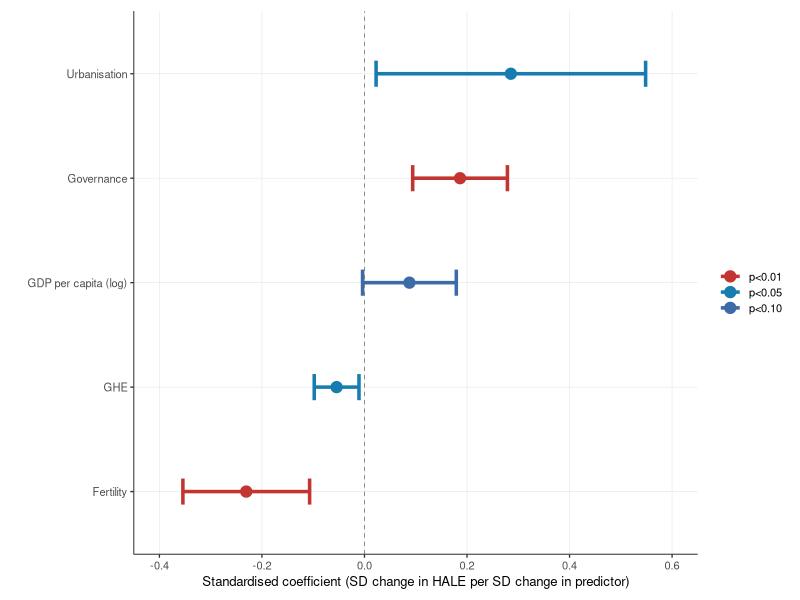

Source code (R):
#!/usr/bin/env Rscript
# Figure 3 v2 —— 去顶部/右侧边框(保留底/左轴线)
# 只重绘 horse race(p5 逻辑),不重跑 14_unified_figures.R 其他图
suppressMessages({library(data.table); library(ggplot2)})
set.seed(49)

PAL_SIG <- c("p<0.01"="#C23531", "p<0.05"="#177CB0", "p<0.10"="#3D6BA8")

theme_fig3 <- theme_bw(base_size=10) +
  theme(
    panel.grid.minor = element_blank(),
    panel.grid.major = element_line(linewidth=0.2, color="grey90"),
    legend.key.size = unit(0.4, "cm"),
    legend.key.width = unit(0.6, "cm"),
    plot.title = element_text(face="bold", size=11),
    plot.subtitle = element_text(size=8.5, color="grey40"),
    axis.title = element_text(size=9.5),
    axis.text = element_text(size=8),
    legend.text = element_text(size=8),
    legend.title = element_text(size=8.5),
    plot.margin = margin(8,8,8,8),
    panel.border = element_blank(),               # 去矩形边框(顶/右侧随之消失)
    axis.line = element_line(color="grey30", linewidth=0.4)  # 保留底/左轴线
  )

horse <- fread("results/tables/C4_horse_race_main.csv")
# 标签统一(英式拼写 + log 标注)——先重命名值再设因子顺序
horse[, Variable := fcase(
  Variable == "Urbanization", "Urbanisation",
  Variable == "GDP per capita", "GDP per capita (log)",
  default = Variable)]
horse[, Variable := factor(Variable, levels=c("Fertility","GHE","GDP per capita (log)","Governance","Urbanisation"))]
horse[, sig := ifelse(P<0.01,"p<0.01",ifelse(P<0.05,"p<0.05",ifelse(P<0.10,"p<0.10","n.s.")))]

p5 <- ggplot(horse, aes(x=Coef, y=Variable)) +
  geom_vline(xintercept=0, linetype="dashed", color="grey50", linewidth=0.3) +
  geom_point(aes(color=sig), size=3.5) +
  geom_errorbarh(aes(xmin=ci_low, xmax=ci_high, color=sig), height=0.25, linewidth=1.2) +
  scale_color_manual(values=PAL_SIG) +
  scale_x_continuous(limits=c(-0.4, 0.6), breaks=seq(-0.4, 0.6, 0.2)) +
  labs(x="Standardised coefficient (SD change in HALE per SD change in predictor)", y="",
       color="") +
  theme_fig3
ggsave("results/figures/C4_horse_race.pdf", p5, width=170, height=97.1, units="mm", device=cairo_pdf)
file.copy("results/figures/C4_horse_race.pdf", "results/figures/fig3_horserace.pdf", overwrite=TRUE)
cat("Saved: fig3_horserace.pdf (no top/right border)\n")
